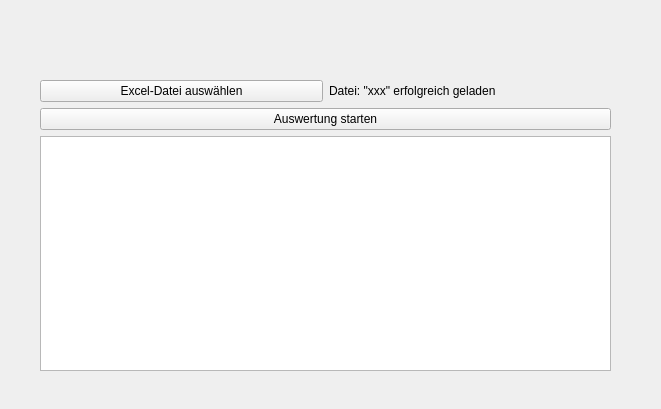
<?xml version="1.0" encoding="UTF-8"?>
<ui version="4.0">
 <class>Form</class>
 <widget class="QWidget" name="Form">
  <property name="geometry">
   <rect>
    <x>0</x>
    <y>0</y>
    <width>661</width>
    <height>409</height>
   </rect>
  </property>
  <property name="windowTitle">
   <string>Form</string>
  </property>
  <widget class="QWidget" name="layoutWidget">
   <property name="geometry">
    <rect>
     <x>40</x>
     <y>80</y>
     <width>571</width>
     <height>291</height>
    </rect>
   </property>
   <layout class="QVBoxLayout" name="verticalLayout">
    <item>
     <layout class="QHBoxLayout" name="horizontalLayout">
      <item>
       <widget class="QPushButton" name="OpenExcel">
        <property name="text">
         <string>Excel-Datei auswählen</string>
        </property>
       </widget>
      </item>
      <item>
       <widget class="QLabel" name="label">
        <property name="text">
         <string>Datei: &quot;xxx&quot; erfolgreich geladen</string>
        </property>
       </widget>
      </item>
     </layout>
    </item>
    <item>
     <widget class="QPushButton" name="StartKi">
      <property name="text">
       <string>Auswertung starten</string>
      </property>
     </widget>
    </item>
    <item>
     <widget class="QTextEdit" name="KiResult">
      <property name="html">
       <string>&lt;!DOCTYPE HTML PUBLIC &quot;-//W3C//DTD HTML 4.0//EN&quot; &quot;http://www.w3.org/TR/REC-html40/strict.dtd&quot;&gt;
&lt;html&gt;&lt;head&gt;&lt;meta name=&quot;qrichtext&quot; content=&quot;1&quot; /&gt;&lt;meta charset=&quot;utf-8&quot; /&gt;&lt;style type=&quot;text/css&quot;&gt;
p, li { white-space: pre-wrap; }
&lt;/style&gt;&lt;/head&gt;&lt;body style=&quot; font-family:'.AppleSystemUIFont'; font-size:13pt; font-weight:400; font-style:normal;&quot;&gt;
&lt;p style=&quot;-qt-paragraph-type:empty; margin-top:0px; margin-bottom:0px; margin-left:0px; margin-right:0px; -qt-block-indent:0; text-indent:0px;&quot;&gt;&lt;br /&gt;&lt;/p&gt;&lt;/body&gt;&lt;/html&gt;</string>
      </property>
     </widget>
    </item>
   </layout>
  </widget>
  <widget class="QLabel" name="LogoSBS">
   <property name="geometry">
    <rect>
     <x>40</x>
     <y>20</y>
     <width>51</width>
     <height>51</height>
    </rect>
   </property>
   <property name="text">
    <string/>
   </property>
   <property name="pixmap">
    <pixmap>../../../Downloads/LogoSBS.png</pixmap>
   </property>
   <property name="scaledContents">
    <bool>true</bool>
   </property>
  </widget>
 </widget>
 <resources/>
 <connections/>
</ui>
